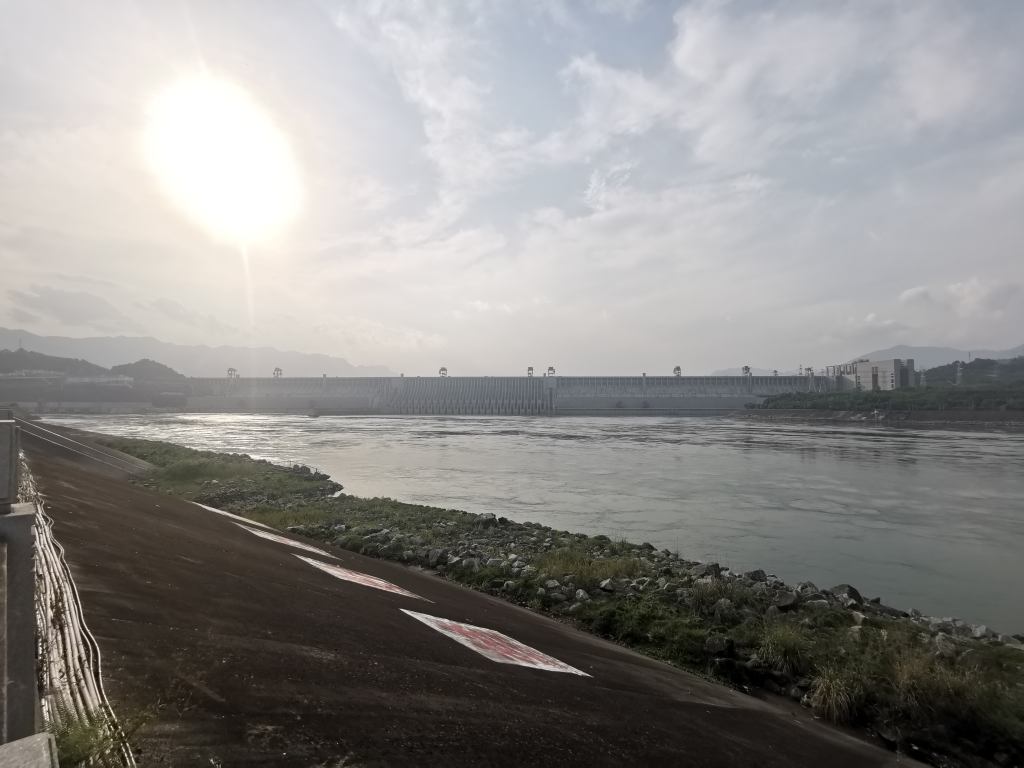
#> input picture 9.jpg, 5120 x 3840 px (shown at 1/5 size)
$ python GrabCut.py
#> lines starting #> are read from the running program, lines starting #| are printed output that depends on the picture
import cv2
import numpy as np

class GrabCutApp:
    def __init__(self, img_path, max_display_size=900):
        # 读取原始图像
#> called with img_path = '9.jpg', max_display_size = 900
        self.img_orig = cv2.imread(img_path)
#> self.img_orig is the input picture: shape (3840, 5120, 3); mean B, G, R 138.4, 140.1, 141.7
        if self.img_orig is None:
            print(f"无法读取图片: {img_path}")
            return

        h_orig, w_orig = self.img_orig.shape[:2]
#> h_orig = 3840; w_orig = 5120

        # 【关键】等比例缩小用于交互显示
        scale = min(max_display_size / max(h_orig, w_orig), 1.0)
#> scale = 0.176
        self.scale = scale
#> self.scale = 0.176

        if scale < 1.0:
            w_disp = int(w_orig * scale)
#> w_disp = 900
            h_disp = int(h_orig * scale)
#> h_disp = 675
            self.img = cv2.resize(self.img_orig, (w_disp, h_disp), interpolation=cv2.INTER_AREA)
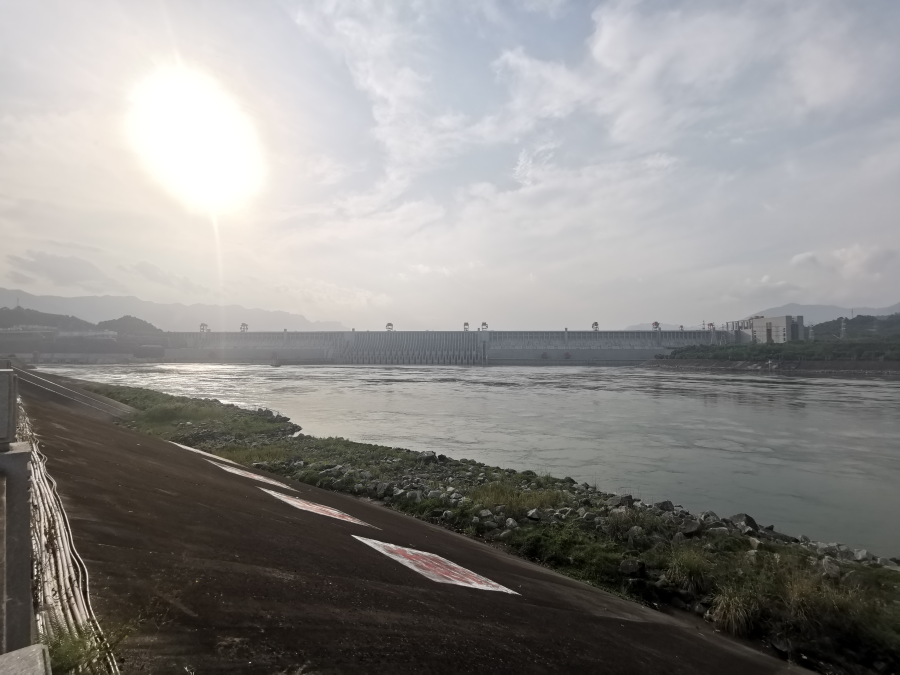
#> self.img: shape (675, 900, 3); mean B, G, R 138.4, 140.1, 141.7
            print(f"原图尺寸: {w_orig}×{h_orig}, 显示尺寸: {w_disp}×{h_disp} (缩放比例: {scale:.3f})")
#| 原图尺寸: 5120×3840, 显示尺寸: 900×675 (缩放比例: 0.176)
        else:
            self.img = self.img_orig.copy()
            print(f"原图尺寸: {w_orig}×{h_orig} (无需缩放)")

        self.img2 = self.img.copy()                               # 显示图像的备份
        self.mask_disp = np.zeros(self.img.shape[:2], dtype=np.uint8)  # 显示尺寸的掩模（用于交互）
        self.mask_orig = np.zeros(self.img_orig.shape[:2], dtype=np.uint8)  # 原图尺寸的掩模（用于处理）
        self.output = np.zeros(self.img_orig.shape, np.uint8)      # 输出图像（原图尺寸）

        # 交互状态变量
        self.rect = (0, 0, 1, 1)
        self.drawing = False         # 是否正在画框/涂抹
        self.rectangle = False       # 是否处于画矩形模式
        self.rect_over = False       # 矩形是否已画完
        self.thickness = 3           # 笔刷粗细
        self.value = {'color': (0, 0, 0), 'val': cv2.GC_BGD}  # 当前笔刷值 (默认背景)
                                     # GC_BGD=0 (背景), GC_FGD=1 (前景),
                                     # GC_PR_BGD=2 (可能背景), GC_PR_FGD=3 (可能前景)

        print("操作说明:")
        print("1. 鼠标右键拖动: 画矩形框 (框选保留区域)")
        print("2. 按 'n': 执行/更新分割")
        print("3. 按 '0': 切换到【背景笔刷】(涂抹不需要的地方)")
        print("4. 按 '1': 切换到【前景笔刷】(涂抹需要保留的地方)")
        print("5. 按 's': 保存结果")
        print("6. 按 'r': 重置")
        print("7. 按 'ESC': 退出")

        # 设置鼠标回调
        cv2.namedWindow('Input')
        cv2.setMouseCallback('Input', self.on_mouse)
        self.run()

    def _to_orig_coords(self, x, y):
        """将显示坐标转换为原图坐标"""
        return int(x / self.scale), int(y / self.scale)

    def _to_disp_coords(self, x, y):
        """将原图坐标转换为显示坐标"""
        return int(x * self.scale), int(y * self.scale)

    # [55 lines left out: function on_mouse, not called in this run]

    def run(self):
        while True:
            cv2.imshow('Input', self.img)
            # 显示缩小后的输出结果
            if self.scale < 1.0 and self.output.size > 0:
                output_disp = cv2.resize(self.output, (self.img.shape[1], self.img.shape[0]), interpolation=cv2.INTER_AREA)
#> self.output: shape (3840, 5120, 3); every value is 0
                cv2.imshow('Output', output_disp)
            else:
                cv2.imshow('Output', self.output)
            k = cv2.waitKey(1) & 0xFF
#> (key Esc is pressed here)

            # ESC退出
            if k == 27:
                break

            # 按 '0' 键：设置为画背景 (黑色笔刷)
            elif k == ord('0'):
                print("切换笔刷: 标记背景 (去除区域)")
                self.value = {'color':(0,0,0), 'val':0} # 0 = GC_BGD

            # 按 '1' 键：设置为画前景 (白色笔刷)
            elif k == ord('1'):
                print("切换笔刷: 标记前景 (保留区域)")
                self.value = {'color':(255,255,255), 'val':1} # 1 = GC_FGD

            # 按 'n' 键：执行 GrabCut
            elif k == ord('n'):
                print("正在计算分割...请稍候（使用原图尺寸处理）")
                bgdModel = np.zeros((1, 65), np.float64)
                fgdModel = np.zeros((1, 65), np.float64)

                if self.rect_or_mask == 0: # 第一次，使用矩形初始化
                    # 使用原图尺寸进行 GrabCut
                    cv2.grabCut(self.img_orig, self.mask_orig, self.rect, bgdModel, fgdModel, 1, cv2.GC_INIT_WITH_RECT)
                    self.rect_or_mask = 1 # 之后切换为 Mask 模式
                else: # 之后，使用 Mask 初始化 (包含用户的涂抹修改)
                    # 此时 GrabCut 会读取 mask_orig 中的 0(背景) 和 1(前景) 进行更新
                    cv2.grabCut(self.img_orig, self.mask_orig, self.rect, bgdModel, fgdModel, 1, cv2.GC_INIT_WITH_MASK)

                # 生成原图尺寸的可视化结果
                mask2_orig = np.where((self.mask_orig == 2) | (self.mask_orig == 0), 0, 1).astype('uint8')
                self.output = self.img_orig * mask2_orig[:, :, np.newaxis]

                # 同步原图尺寸的掩模结果到显示尺寸的掩模（用于后续交互）
                if self.scale < 1.0:
                    # 将原图尺寸的掩模缩小到显示尺寸
                    mask2_disp = cv2.resize(mask2_orig, (self.img.shape[1], self.img.shape[0]), interpolation=cv2.INTER_NEAREST)
                    # 更新显示掩模：保留用户手动标记的部分，其余使用 GrabCut 的结果
                    # 如果用户手动标记了前景(1)或背景(0)，保留；否则使用 GrabCut 的结果
                    user_marked = (self.mask_disp == 1) | (self.mask_disp == 0)
                    self.mask_disp = np.where(user_marked, self.mask_disp, mask2_disp).astype(np.uint8)

                print("分割完成。需要微调请按 0 或 1 涂抹，然后再次按 n")

            # 按 's' 键：保存
            elif k == ord('s'):
                cv2.imwrite('grabcut_result.jpg', self.output)
                print("结果已保存为 grabcut_result.jpg")

            # 按 'r' 键：重置
            elif k == ord('r'):
                self.img = self.img2.copy()
                self.mask_disp = np.zeros(self.img.shape[:2], dtype=np.uint8)
                self.mask_orig = np.zeros(self.img_orig.shape[:2], dtype=np.uint8)
                self.output = np.zeros(self.img_orig.shape, np.uint8)
                self.rect_over = False
                print("已重置")

        cv2.destroyAllWindows()

if __name__ == '__main__':
    # 替换为您本地图片的路径
    GrabCutApp('9.jpg')
